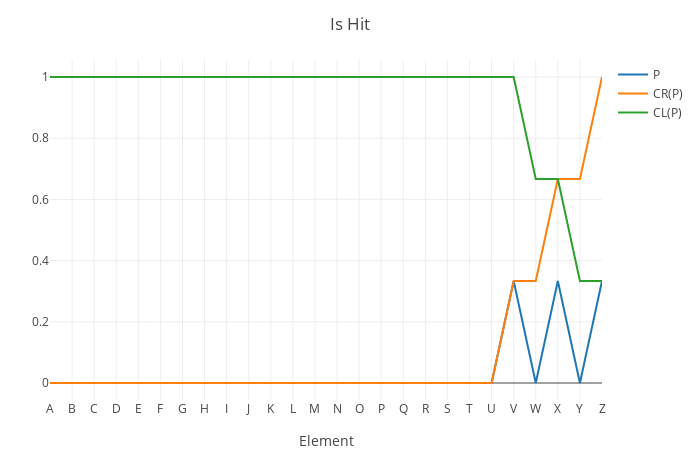

Notebook cell for this chart:
### Code cell
is_h_p = is_h / sum(is_h)

is_h_p_cr = cumsum(is_h_p)

is_h_p_cl = cumulate_sum_reverse(is_h_p)

plot_x_y(
    (is_h_p, is_h_p_cr, is_h_p_cl);
    name_ = ("P", "CR(P)", "CL(P)"),
    layout = extend_layout(layout; title = "Is Hit"),
)

### Figure 1 — Plotly figure (JSON) as saved in the notebook; plotly's stock layout.template omitted (floating-point values rounded to 4 significant figures)
{"data": [{"name": "P", "type": "scatter", "x": [1, 2, 3, 4, 5, 6, 7, 8, 9, 10, 11, 12, 13, 14, 15, 16, 17, 18, 19, 20, 21, 22, 23, 24, 25, 26], "y": [0, 0, 0, 0, 0, 0, 0, 0, 0, 0, 0, 0, 0, 0, 0, 0, 0, 0, 0, 0, 0, 0.3333, 0, 0.3333, 0, 0.3333]}, {"name": "CR(P)", "type": "scatter", "x": [1, 2, 3, 4, 5, 6, 7, 8, 9, 10, 11, 12, 13, 14, 15, 16, 17, 18, 19, 20, 21, 22, 23, 24, 25, 26], "y": [0, 0, 0, 0, 0, 0, 0, 0, 0, 0, 0, 0, 0, 0, 0, 0, 0, 0, 0, 0, 0, 0.3333, 0.3333, 0.6667, 0.6667, 1]}, {"name": "CL(P)", "type": "scatter", "x": [1, 2, 3, 4, 5, 6, 7, 8, 9, 10, 11, 12, 13, 14, 15, 16, 17, 18, 19, 20, 21, 22, 23, 24, 25, 26], "y": [1, 1, 1, 1, 1, 1, 1, 1, 1, 1, 1, 1, 1, 1, 1, 1, 1, 1, 1, 1, 1, 1, 0.6667, 0.6667, 0.3333, 0.3333]}], "layout": {"autosize": false, "height": 450, "margin": {"b": 50, "l": 50, "r": 50, "t": 60}, "templateaa": "plotly_white", "title": {"text": "Is Hit"}, "width": 700, "xaxis": {"autorange": true, "range": [1, 26], "ticktext": ["A", "B", "C", "D", "E", "F", "G", "H", "I", "J", "K", "L", "M", "N", "O", "P", "Q", "R", "S", "T", "U", "V", "W", "X", "Y", "Z"], "tickvals": [1, 2, 3, 4, 5, 6, 7, 8, 9, 10, 11, 12, 13, 14, 15, 16, 17, 18, 19, 20, 21, 22, 23, 24, 25, 26], "title": {"text": "Element"}, "type": "linear"}, "yaxis": {"autorange": true, "range": [-0.05556, 1.056], "type": "linear"}}}
